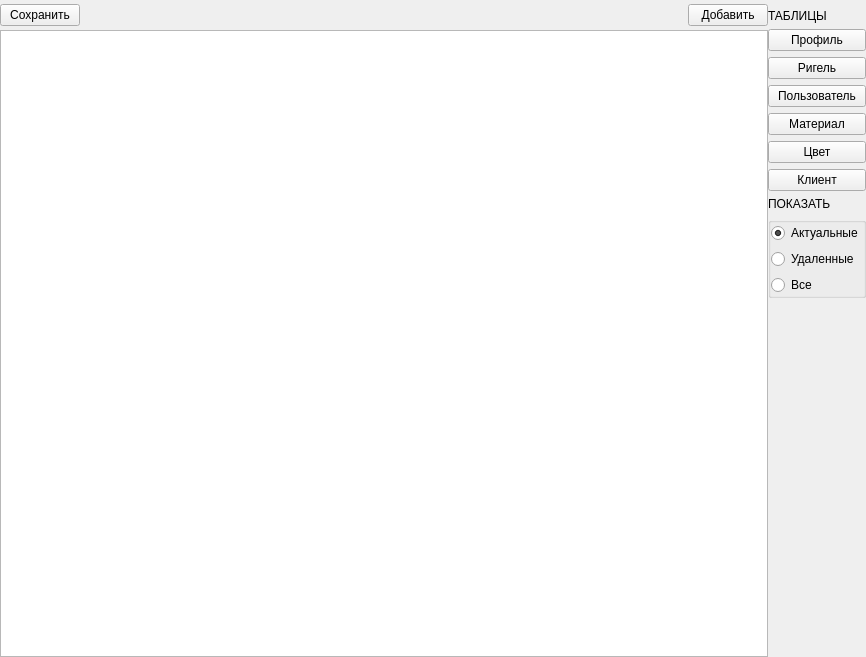
<?xml version="1.0" encoding="UTF-8"?>
<ui version="4.0">
 <class>tables_tab</class>
 <widget class="QWidget" name="tables_tab">
  <property name="geometry">
   <rect>
    <x>0</x>
    <y>0</y>
    <width>866</width>
    <height>657</height>
   </rect>
  </property>
  <property name="windowTitle">
   <string>Form</string>
  </property>
  <property name="styleSheet">
   <string notr="true">#top_widget {
background-color: rgb(54, 71, 79);
}
#header {
background-color: rgb(200, 200, 200);
}

.QRadioButton, .QPushButton {
	color: rgb(255, 255, 255);
	font: 700 9pt &quot;Segoe UI&quot;;
	border: null;
	padding: 10%;
}

#table {
background-color: rgb(241, 244, 249);
}

.QRadioButton:hover, .QPushButton:hover{
background-color: rgb(69, 75, 84);
}

#rigth_widget {
	background-color: rgb(39, 50, 56);
}

.QLabel {
	color: rgb(136, 139, 145);
	font: 700 9pt &quot;Segoe UI&quot;;
	padding: 10%;
}

#table &gt; .QHeaderView::section {
    background-color: rgb(239, 243, 246);
	color: rgb(86, 96, 113);
border: 0;
border-bottom: 1px solid rgb(203, 206, 208);
}
#table &gt; .QTableCornerButton::section{ 
    background-color: transparent;

}
#table::item:selected {
	background-color: rgb(184, 236, 230);
color: black;
}
.QRadioButton, .QPushButton, .QCheckBox {
	background-color: rgba(255, 255, 255, 0);
	color: rgb(255, 255, 255);
	font: 700 9pt &quot;Segoe UI&quot;;
	padding: 10%;
	border: null;
}

.QComboBox {
	background-color: #36474f;
	color: rgb(255, 255, 255);
	font: 700 9pt &quot;Segoe UI&quot;;
	padding: 10%;
	border: null;
}

.QRadioButton:hover, .QPushButton:hover, .QCheckBox:hover{
background-color: rgb(69, 75, 84);
}

.QRadioButton:checked{
background-color: rgb(38, 165, 154);
}

.QRadioButton::indicator, .QCheckBox::indicator{
width: 0;
}

.QLabel {
	color: rgb(136, 139, 145);
	font: 700 9pt &quot;Segoe UI&quot;;
	padding: 10%;
}

.QSpinBox, .QDateEdit, .QLineEdit, .QTextEdit {
background-color: rgb(54, 71, 79);
border: null;
padding: 5%;
border-color: rgb(200, 200, 200);
color: rgb(200, 200, 200);
}
    
    QScrollBar:vertical {
        background-color: rgb(39, 50, 56);
        width: 10px;
        margin: 0px;
    }
    
    QScrollBar::handle:vertical {
        background-color: #c0c0c0;
        min-height: 20px;
    }
    
    QScrollBar::add-line:vertical,
    QScrollBar::sub-line:vertical {
        background: none;
    }
    
    QScrollBar::add-page:vertical,
    QScrollBar::sub-page:vertical {
        background: none;
    }

#r_custom_overlap:checked +#i_overlap_count {
background-color: rgb(38, 165, 154);
}


#r_custom_overlap:hover +#i_overlap_count {
background-color: rgb(38, 165, 154);
}

.QGroupBox {
border: null;
}

.QComboBox::drop-down {
width: 0;
}

QMenu::itemQComboBox QAbstractItemView{
color: white;
            padding: 5px 20px;
            background-color: rgb(39, 50, 56);
            }
QComboBox QAbstractItemView:selected {
             background-color: rgb(69, 75, 84);
            }</string>
  </property>
  <layout class="QGridLayout" name="gridLayout">
   <property name="leftMargin">
    <number>0</number>
   </property>
   <property name="topMargin">
    <number>0</number>
   </property>
   <property name="rightMargin">
    <number>0</number>
   </property>
   <property name="bottomMargin">
    <number>0</number>
   </property>
   <property name="spacing">
    <number>0</number>
   </property>
   <item row="0" column="1" rowspan="3">
    <widget class="QWidget" name="rigth_widget" native="true">
     <layout class="QVBoxLayout" name="verticalLayout">
      <property name="leftMargin">
       <number>0</number>
      </property>
      <property name="rightMargin">
       <number>0</number>
      </property>
      <item>
       <widget class="QLabel" name="label">
        <property name="text">
         <string>ТАБЛИЦЫ</string>
        </property>
       </widget>
      </item>
      <item>
       <widget class="QPushButton" name="btn_profile">
        <property name="text">
         <string>Профиль</string>
        </property>
       </widget>
      </item>
      <item>
       <widget class="QPushButton" name="btn_rigel">
        <property name="text">
         <string>Ригель</string>
        </property>
       </widget>
      </item>
      <item>
       <widget class="QPushButton" name="btn_user">
        <property name="text">
         <string>Пользователь</string>
        </property>
       </widget>
      </item>
      <item>
       <widget class="QPushButton" name="btn_material">
        <property name="text">
         <string>Материал</string>
        </property>
       </widget>
      </item>
      <item>
       <widget class="QPushButton" name="btn_color">
        <property name="text">
         <string>Цвет</string>
        </property>
       </widget>
      </item>
      <item>
       <widget class="QPushButton" name="btn_customer">
        <property name="text">
         <string>Клиент</string>
        </property>
       </widget>
      </item>
      <item>
       <widget class="QLabel" name="label_2">
        <property name="text">
         <string>ПОКАЗАТЬ</string>
        </property>
       </widget>
      </item>
      <item>
       <widget class="QGroupBox" name="groupBox">
        <property name="title">
         <string/>
        </property>
        <layout class="QVBoxLayout" name="verticalLayout_2">
         <property name="leftMargin">
          <number>0</number>
         </property>
         <property name="topMargin">
          <number>0</number>
         </property>
         <property name="rightMargin">
          <number>0</number>
         </property>
         <property name="bottomMargin">
          <number>0</number>
         </property>
         <item>
          <widget class="QRadioButton" name="r_actual">
           <property name="text">
            <string>Актуальные</string>
           </property>
           <property name="checked">
            <bool>true</bool>
           </property>
          </widget>
         </item>
         <item>
          <widget class="QRadioButton" name="r_deleted">
           <property name="text">
            <string>Удаленные</string>
           </property>
          </widget>
         </item>
         <item>
          <widget class="QRadioButton" name="r_all">
           <property name="text">
            <string>Все</string>
           </property>
          </widget>
         </item>
        </layout>
       </widget>
      </item>
      <item>
       <spacer name="verticalSpacer">
        <property name="orientation">
         <enum>Qt::Vertical</enum>
        </property>
        <property name="sizeHint" stdset="0">
         <size>
          <width>20</width>
          <height>40</height>
         </size>
        </property>
       </spacer>
      </item>
     </layout>
    </widget>
   </item>
   <item row="0" column="0">
    <widget class="QWidget" name="top_widget" native="true">
     <property name="sizePolicy">
      <sizepolicy hsizetype="Preferred" vsizetype="Maximum">
       <horstretch>0</horstretch>
       <verstretch>0</verstretch>
      </sizepolicy>
     </property>
     <layout class="QHBoxLayout" name="horizontalLayout_2">
      <property name="spacing">
       <number>0</number>
      </property>
      <property name="leftMargin">
       <number>0</number>
      </property>
      <property name="topMargin">
       <number>0</number>
      </property>
      <property name="rightMargin">
       <number>0</number>
      </property>
      <property name="bottomMargin">
       <number>0</number>
      </property>
      <item>
       <widget class="QPushButton" name="btn_save">
        <property name="sizePolicy">
         <sizepolicy hsizetype="Maximum" vsizetype="Maximum">
          <horstretch>0</horstretch>
          <verstretch>0</verstretch>
         </sizepolicy>
        </property>
        <property name="text">
         <string>Сохранить</string>
        </property>
        <property name="icon">
         <iconset>
          <normaloff>icons/disk.svg</normaloff>icons/disk.svg</iconset>
        </property>
       </widget>
      </item>
      <item>
       <spacer name="horizontalSpacer_3">
        <property name="orientation">
         <enum>Qt::Horizontal</enum>
        </property>
        <property name="sizeType">
         <enum>QSizePolicy::Expanding</enum>
        </property>
        <property name="sizeHint" stdset="0">
         <size>
          <width>19</width>
          <height>30</height>
         </size>
        </property>
       </spacer>
      </item>
      <item>
       <widget class="QPushButton" name="btn_add">
        <property name="text">
         <string>Добавить</string>
        </property>
        <property name="icon">
         <iconset>
          <normaloff>icons/plus.svg</normaloff>icons/plus.svg</iconset>
        </property>
       </widget>
      </item>
     </layout>
    </widget>
   </item>
   <item row="1" column="0">
    <widget class="QTableWidget" name="table">
     <property name="selectionMode">
      <enum>QAbstractItemView::SingleSelection</enum>
     </property>
     <attribute name="horizontalHeaderStretchLastSection">
      <bool>true</bool>
     </attribute>
     <attribute name="verticalHeaderVisible">
      <bool>false</bool>
     </attribute>
    </widget>
   </item>
  </layout>
 </widget>
 <resources/>
 <connections/>
</ui>
